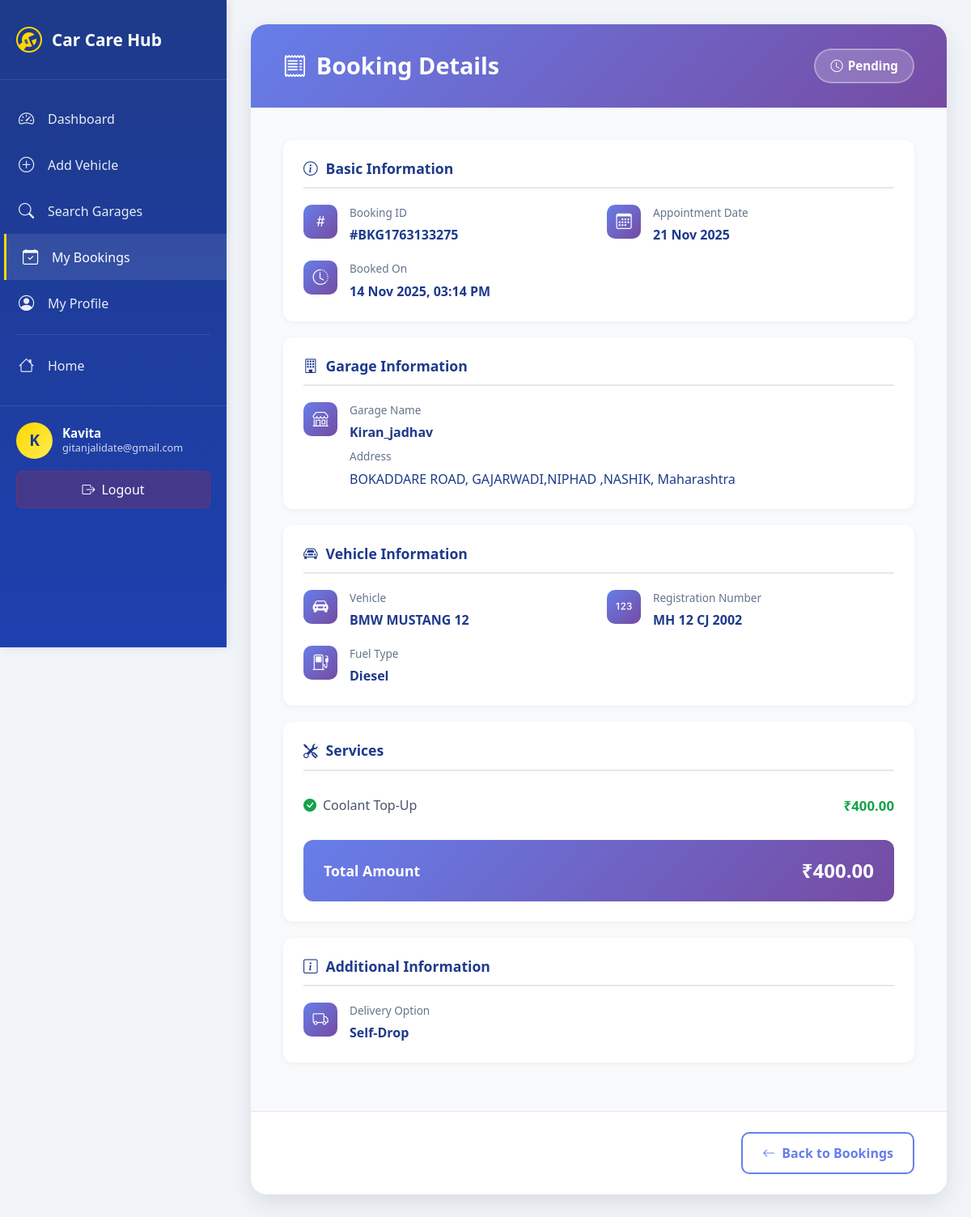
The app's page /bookings/detail/5/ (signed in) with its own data.
### accounts/models.py (models this page shows, shortened)
class UserProfile(AbstractUser):
    ROLE_CUSTOMER = 'customer'
    ROLE_GARAGE = 'garage'
    ROLE_CHOICES = [
        (ROLE_CUSTOMER, 'Customer'),
        (ROLE_GARAGE, 'Garage'),
    ]
    role = models.CharField(max_length=15, choices=ROLE_CHOICES, default=ROLE_CUSTOMER)
    phone = models.CharField(max_length=20, blank=True)
    address = models.TextField(blank=True)
    is_email_verified = models.BooleanField(default=False)
    otp_code = models.CharField(max_length=6, blank=True, null=True)
    otp_expires_at = models.DateTimeField(blank=True, null=True)

### bookings/models.py (models this page shows, shortened)
class Booking(models.Model):
    STATUS_CHOICES = [
        ('Pending', 'Pending'),
        ('In Service', 'In Service'),
        ('Ready', 'Ready for Pickup'),
        ('Completed', 'Completed'),
        ('Cancelled', 'Cancelled'),
    ]
    DELIVERY_CHOICES = [
        ('Pickup', 'Pickup'),
        ('Self-Drop', 'Self-Drop'),
    ]
    booking_id = models.CharField(max_length=15, unique=True, editable=False,default='TEMP')
    booking_id = models.CharField(max_length=15, unique=True, editable=False ,null=True, blank=True)
    customer = models.ForeignKey(settings.AUTH_USER_MODEL, on_delete=models.CASCADE, related_name='bookings')
    garage = models.ForeignKey(Garage, on_delete=models.CASCADE, related_name='bookings')
    vehicle = models.ForeignKey(Vehicle, on_delete=models.CASCADE, related_name='bookings',null=True, blank=True)
    services = models.ManyToManyField(GarageService, related_name='bookings')
    delivery_option = models.CharField(max_length=20, choices=DELIVERY_CHOICES, default='Self-Drop')
    appointment_date = models.DateField()
    status = models.CharField(max_length=20, choices=STATUS_CHOICES, default='Pending')
    remarks = models.TextField(blank=True, null=True)
    booked_on = models.DateTimeField(auto_now_add=True)
    class Meta:
        ordering = ['-booked_on']
    def total_amount(self):
        return sum(service.price for service in self.services.all())

### garage/models.py (models this page shows, shortened)
class Garage(models.Model):
    user = models.OneToOneField(User, on_delete=models.CASCADE, related_name='garage_profile')
    name = models.CharField(max_length=150)
    phone = models.CharField(max_length=15)
    address = models.TextField()
    city = models.CharField(max_length=100)
    state = models.CharField(max_length=100)
    pincode = models.CharField(max_length=10)
    description = models.TextField(blank=True)
    image = models.ImageField(upload_to='garages/', blank=True, null=True)
    rating = models.DecimalField(max_digits=3, decimal_places=1, default=0.0)
    approved = models.BooleanField(default=True)
    created_at = models.DateTimeField(auto_now_add=True)
    updated_at = models.DateTimeField(auto_now=True)

class GarageService(models.Model):
    garage = models.ForeignKey(Garage, on_delete=models.CASCADE, related_name='services')
    service_type = models.ForeignKey(ServiceType, on_delete=models.SET_NULL, null=True)
    price = models.DecimalField(max_digits=10, decimal_places=2)
    opening_hours = models.CharField(max_length=100, blank=True, null=True)
    custom_text = models.CharField(max_length=255, blank=True)

class ServiceType(models.Model):
    name = models.CharField(max_length=100, unique=True)
    description = models.TextField(blank=True)
    parent = models.ForeignKey('self', null=True, blank=True, related_name='subtypes', on_delete=models.CASCADE)

### customers/models.py (models this page shows, shortened)
class Vehicle(models.Model):
    VEHICLE_TYPES = [
        ('2W', 'Two Wheeler'),
        ('4W', 'Four Wheeler'),
    ]
    FUEL_TYPES = [
        ('Petrol', 'Petrol'),
        ('Diesel', 'Diesel'),
        ('Electric', 'Electric'),
        ('Hybrid', 'Hybrid'),
        ('CNG', 'CNG'),
    ]
    customer = models.ForeignKey(User, on_delete=models.CASCADE, related_name='vehicles')
    vehicle_type = models.CharField(max_length=2, choices=VEHICLE_TYPES)
    brand = models.CharField(max_length=50)
    model = models.CharField(max_length=50)
    year_of_manufacture = models.PositiveIntegerField()
    fuel_type = models.CharField(max_length=10, choices=FUEL_TYPES)
    registration_number = models.CharField(max_length=20, unique=True)
    last_service_date = models.DateField(blank=True, null=True)
    created_at = models.DateTimeField(auto_now_add=True)

### bookings/views.py (the view)
# urls.py: path('detail/<int:pk>/', views.booking_detail, name='booking_detail'),
@login_required
def booking_detail(request, pk):
    booking = get_object_or_404(Booking, pk=pk, customer=request.user)
    return render(request, "bookings/booking_detail.html", {"booking": booking})

### bookings/templates/bookings/booking_detail.html (shortened to what this page needs)
<!DOCTYPE html>
{% load static %}
<html lang="en">
<head>
    <link href="https://cdn.jsdelivr.net/npm/bootstrap@5.3.0/dist/css/bootstrap.min.css" rel="stylesheet">
    <link rel="stylesheet" href="https://cdn.jsdelivr.net/npm/bootstrap-icons@1.11.0/font/bootstrap-icons.css">
</head>
<body>
    <div class="wrapper">
        <aside class="sidebar" id="sidebar">
            <div class="sidebar-header">
                <i class="bi bi-wrench-adjustable-circle"></i>
                <h3>Car Care Hub</h3>
            </div>
            <nav class="sidebar-menu">
                <a href="{% url 'customers:dashboard' %}" class="menu-item">
                    <i class="bi bi-speedometer2"></i>
                    <span>Dashboard</span>
                </a>
                <a href="{% url 'customers:add_vehicle' %}" class="menu-item">
                    <i class="bi bi-plus-circle"></i>
                    <span>Add Vehicle</span>
                </a>
                <a href="{% url 'customers:search_garages' %}" class="menu-item">
                    <i class="bi bi-search"></i>
                    <span>Search Garages</span>
                </a>
                <a href="{% url 'bookings:booking_list' %}" class="menu-item active">
                    <i class="bi bi-calendar-check"></i>
                    <span>My Bookings</span>
                </a>
                <a href="{% url 'customers:customer_profile' %}" class="menu-item">
                    <i class="bi bi-person-circle"></i>
                    <span>My Profile</span>
                </a>
                <div class="menu-divider"></div>
                <a href="{% url 'accounts:home' %}" class="menu-item">
                    <i class="bi bi-house"></i>
                    <span>Home</span>
                </a>
            </nav>
            <div class="user-section">
                <div class="user-info">
                    <div class="user-avatar">{{ user.username|first|upper }}</div>
                    <div class="user-details">
                        <h5>{{ user.get_full_name|default:user.username }}</h5>
                        <p>{{ user.email }}</p>
                    </div>
                </div>
                <a href="{% url 'accounts:custom_logout' %}" class="logout-btn">
                    <i class="bi bi-box-arrow-right"></i>
                    <span>Logout</span>
                </a>
            </div>
        </aside>
        <main class="main-content">
            <div class="booking-detail-container">
                <div class="booking-card">
                    <div class="booking-header">
                        <h2>
                            <i class="bi bi-receipt"></i>
                            Booking Details
                        </h2>
                        <span class="status-badge status-{{ booking.status|lower|slugify }}">
                            {% if booking.status == 'In Service' %}
                            <i class="bi bi-gear"></i>
                            {% elif booking.status == 'Completed' %}
                            <i class="bi bi-check-circle"></i>
                            {% elif booking.status == 'Ready' %}
                            <i class="bi bi-check2-circle"></i>
                            {% elif booking.status == 'Pending' %}
                            <i class="bi bi-clock"></i>
                            {% else %}
                            <i class="bi bi-x-circle"></i>
                            {% endif %}
                            {{ booking.status }}
                        </span>
                    </div>
                    <div class="booking-body">
                        <div class="info-section">
                            <h3 class="section-title">
                                <i class="bi bi-info-circle"></i>
                                Basic Information
                            </h3>
                            <div class="info-grid">
                                <div class="info-item">
                                    <div class="info-icon">
                                        <i class="bi bi-hash"></i>
                                    </div>
                                    <div class="info-content">
                                        <div class="info-label">Booking ID</div>
                                        <div class="info-value">#{{ booking.booking_id }}</div>
                                    </div>
                                </div>
                                <div class="info-item">
                                    <div class="info-icon">
                                        <i class="bi bi-calendar3"></i>
                                    </div>
                                    <div class="info-content">
                                        <div class="info-label">Appointment Date</div>
                                        <div class="info-value">{{ booking.appointment_date|date:"d M Y" }}</div>
                                    </div>
                                </div>
                                <div class="info-item">
                                    <div class="info-icon">
                                        <i class="bi bi-clock-history"></i>
                                    </div>
                                    <div class="info-content">
                                        <div class="info-label">Booked On</div>
                                        <div class="info-value">{{ booking.booked_on|date:"d M Y, h:i A" }}</div>
                                    </div>
                                </div>
                            </div>
                        </div>
                        <div class="info-section">
                            <h3 class="section-title">
                                <i class="bi bi-building"></i>
                                Garage Information
                            </h3>
                            <div class="info-item">
                                <div class="info-icon">
                                    <i class="bi bi-shop"></i>
                                </div>
                                <div class="info-content">
                                    <div class="info-label">Garage Name</div>
                                    <div class="info-value">{{ booking.garage.name }}</div>
                                    {% if booking.garage.address %}
                                    <div class="info-label mt-2">Address</div>
                                    <div class="info-value" style="font-weight: 400;">{{ booking.garage.address }}, {{ booking.garage.city }}, {{ booking.garage.state }}</div>
                                    {% endif %}
                                </div>
                            </div>
                        </div>
                        <div class="info-section">
                            <h3 class="section-title">
                                <i class="bi bi-car-front"></i>
                                Vehicle Information
                            </h3>
                            <div class="info-grid">
                                <div class="info-item">
                                    <div class="info-icon">
                                        <i class="bi bi-car-front-fill"></i>
                                    </div>
                                    <div class="info-content">
                                        <div class="info-label">Vehicle</div>
                                        <div class="info-value">{{ booking.vehicle.brand }} {{ booking.vehicle.model }}</div>
                                    </div>
                                </div>
                                <div class="info-item">
                                    <div class="info-icon">
                                        <i class="bi bi-123"></i>
                                    </div>
                                    <div class="info-content">
                                        <div class="info-label">Registration Number</div>
                                        <div class="info-value">{{ booking.vehicle.registration_number }}</div>
                                    </div>
                                </div>
                                <div class="info-item">
                                    <div class="info-icon">
                                        <i class="bi bi-fuel-pump"></i>
                                    </div>
                                    <div class="info-content">
                                        <div class="info-label">Fuel Type</div>
                                        <div class="info-value">{{ booking.vehicle.fuel_type }}</div>
                                    </div>
                                </div>
                            </div>
                        </div>
                        <div class="info-section">
                            <h3 class="section-title">
                                <i class="bi bi-tools"></i>
                                Services
                            </h3>
                            <ul class="services-list">
                                {% for service in booking.services.all %}
                                <li>
                                    <span class="service-name">
                                        <i class="bi bi-check-circle-fill" style="color: #16a34a;"></i>
                                        {{ service.service_type.name }}
                                    </span>
                                    <span class="service-price">₹{{ service.price }}</span>
                                </li>
                                {% empty %}
                                <li>
                                    <span class="service-name text-muted">No services selected</span>
                                </li>
                                {% endfor %}
                            </ul>
                            {% if booking.services.all %}
                            <div class="total-amount">
                                <span class="total-label">Total Amount</span>
                                <span class="total-value">₹{{ booking.total_amount }}</span>
                            </div>
                            {% endif %}
                        </div>
                        <div class="info-section">
                            <h3 class="section-title">
                                <i class="bi bi-info-square"></i>
                                Additional Information
                            </h3>
                            <div class="info-grid">
                                <div class="info-item">
                                    <div class="info-icon">
                                        <i class="bi bi-truck"></i>
                                    </div>
                                    <div class="info-content">
                                        <div class="info-label">Delivery Option</div>
                                        <div class="info-value">{{ booking.delivery_option }}</div>
                                    </div>
                                </div>
                            </div>
                        </div>
                    </div>
                    <div class="booking-footer">
                        <a href="{% url 'bookings:booking_list' %}" class="btn-action btn-secondary-action">
                            <i class="bi bi-arrow-left"></i>
                            Back to Bookings
                        </a>
                    </div>
                </div>
            </div>
        </main>
    </div>
</body>
</html>

### records on screen
UserProfile: username|first "K", get_full_name "Kavita", email "gitanjalidate@gmail.com"
Booking: status "Pending", booking_id "BKG1763133275", appointment_date "21 Nov 2025", booked_on "14 Nov 2025, 03:14 PM", garage.name "Kiran_jadhav", garage.address "BOKADDARE ROAD", garage.city "GAJARWADI,NIPHAD ,NASHIK", garage.state "Maharashtra", vehicle.brand "BMW", vehicle.model "MUSTANG 12", vehicle.registration_number "MH 12 CJ 2002", vehicle.fuel_type "Diesel", total_amount "400.00", delivery_option "Self-Drop"
GarageService: service_type.name "Coolant Top-Up", price "400.00"
